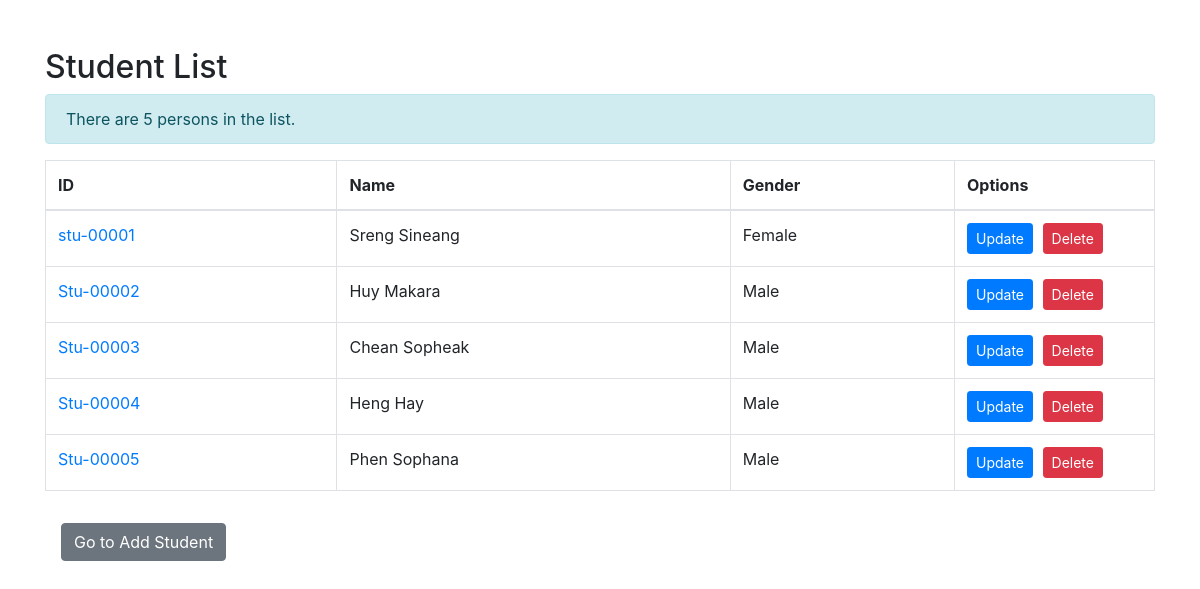
Page /studentList.php on the committed database.
### tables this page shows
CREATE TABLE `student` (
  `student_id` varchar(10) NOT NULL,
  `student_name` varchar(40) NOT NULL,
  `gender` varchar(6) NOT NULL,
  `stu_university_id` varchar(10) NOT NULL,
  `stu_faculty_id` varchar(15) NOT NULL,
  `stu_province_id` varchar(12) NOT NULL
);

### studentList.php (the view, shortened to what this page needs)
<?php
include 'db.php';
$sql = "SELECT * FROM student";
$result = $conn->query($sql);
$totalStudents = $result->num_rows;
?>
<!DOCTYPE html>
<html lang="en">
<head>
    <link href="https://maxcdn.bootstrapcdn.com/bootstrap/4.5.2/css/bootstrap.min.css" rel="stylesheet">
</head>
<body>
<div class="container">
    <h2 class="mt-5">Student List</h2>
    <div class="mb-3">
        <?php
        if ($totalStudents > 0) {
            echo "<div class='alert alert-info'>There are {$totalStudents} " . ($totalStudents > 1 ? "persons" : "person") . " in the list.</div>";
        } else {
            echo "<div class='alert alert-info'>There are no students in the list.</div>";
        }
        ?>
    </div>
    <table class="table table-bordered">
        <thead>
            <tr>
                <th>ID</th>
                <th>Name</th>
                <th>Gender</th>
                <th class="options-column">Options</th>
            </tr>
        </thead>
        <tbody>
            <?php
            if ($totalStudents > 0) {
                while ($row = $result->fetch_assoc()) {
                    echo "<tr>
                        <td><a href='student_detail.php?id={$row['student_id']}'>{$row['student_id']}</a></td>
                        <td>{$row['student_name']}</td>
                        <td>{$row['gender']}</td>
                        <td class='options-column'>
                            <a href='?edit={$row['student_id']}' class='btn btn-primary btn-sm options-button'>Update</a>
                            <form method='POST' action='' style='display:inline;' onsubmit='return confirmDelete();'>
                                <input type='hidden' name='student_id' value='{$row['student_id']}'>
                                <button type='submit' class='btn btn-danger btn-sm options-button' name='delete'>Delete</button>
                            </form>
                        </td>
                    </tr>";
                }
            } else {
                echo "<tr><td colspan='4'>No students found</td></tr>";
            }
            ?>
        </tbody>
    </table>
    <a href="index.php" class="btn btn-secondary m-3">Go to Add Student</a>
</div>
</body>
</html>

### studentList.php (style rules this page uses)
.container { margin-top: 20px; }
.btn-sm { margin-right: 5px; }
.options-column { width: 200px; }
.options-button { margin-right: 5px; }

### rows in the picture
student: student_id "stu-00001", student_name "Sreng Sineang", gender "Female"
student: student_id "Stu-00002", student_name "Huy Makara", gender "Male"
student: student_id "Stu-00003", student_name "Chean Sopheak", gender "Male"
student: student_id "Stu-00004", student_name "Heng Hay", gender "Male"
student: student_id "Stu-00005", student_name "Phen Sophana", gender "Male"

### other values in the picture
$totalStudents "5"
